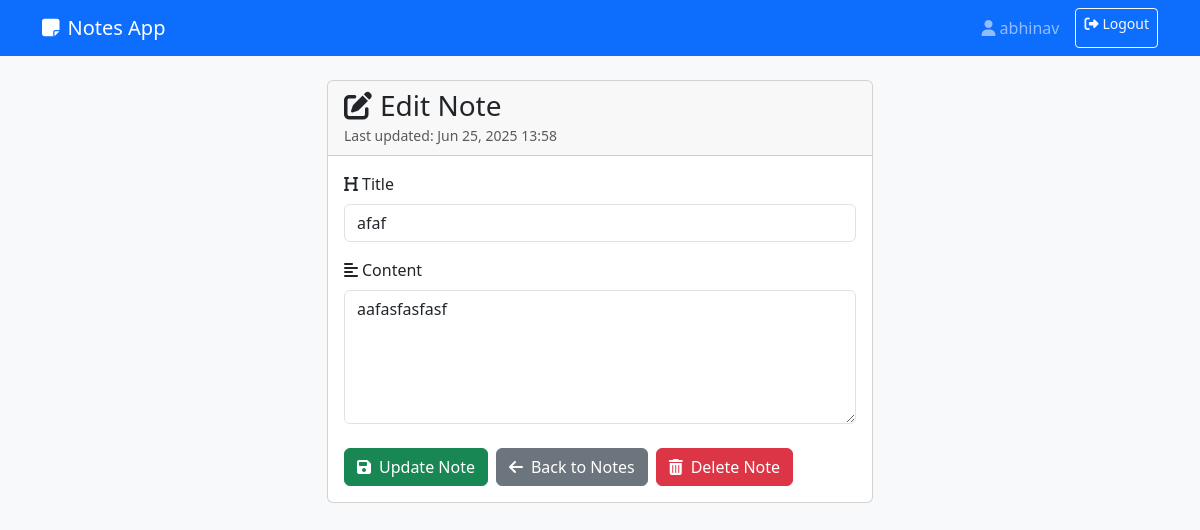
The app's page /edit/10/ (signed in) with its own data.
### notes/models.py (models this page shows, shortened)
class Note(models.Model):
    user = models.ForeignKey(User, on_delete=models.CASCADE, default=1)
    title = models.CharField(max_length=100)
    content = models.TextField()
    created_at = models.DateTimeField(auto_now_add=True)
    updated_at = models.DateTimeField(auto_now=True)
    class Meta:
        ordering = ['-created_at']

### notes/views.py (the view)
# urls.py: path('edit/<int:note_id>/', views.edit_notes, name='edit-note'),
@login_required
def edit_notes(request, note_id):
    note = get_object_or_404(Note, id=note_id, user=request.user)
    if request.method == 'POST':
        form = NoteForm(request.POST, instance=note)
        if form.is_valid():
            form.save()
            messages.success(request, 'Note updated successfully!')
            return redirect('home')
    else:
        form = NoteForm(instance=note)
    return render(request, 'notes/edit_note.html', {'form': form, 'note': note})

### notes/forms.py
class NoteForm(forms.ModelForm):
    class Meta:
        model = Note
        fields = ['title', 'content']
        widgets = {
            'title': forms.TextInput(attrs={'class': 'form-control', 'placeholder': 'Enter note title...'}),
            'content': forms.Textarea(attrs={'class': 'form-control', 'rows': 5, 'placeholder': 'Write your note content here...'}),
        }

### notes/templates/notes/edit_note.html (shortened to what this page needs)
<!DOCTYPE html>
<html lang="en">
<head>
    <link href="https://cdn.jsdelivr.net/npm/bootstrap@5.3.3/dist/css/bootstrap.min.css" rel="stylesheet">
    <link href="https://cdnjs.cloudflare.com/ajax/libs/font-awesome/6.4.0/css/all.min.css" rel="stylesheet">
</head>
<body class="bg-light">
    <nav class="navbar navbar-expand-lg navbar-dark bg-primary">
        <div class="container">
            <a class="navbar-brand" href="{% url 'home' %}">
                <i class="fas fa-sticky-note me-2"></i>Notes App
            </a>
            <div class="navbar-nav ms-auto">
                <span class="navbar-text me-3">
                    <i class="fas fa-user me-1"></i>{{ user.username }}
                </span>
                <a href="{% url 'logout' %}" class="btn btn-outline-light btn-sm">
                    <i class="fas fa-sign-out-alt me-1"></i>Logout
                </a>
            </div>
        </div>
    </nav>
    <div class="container mt-4">
        <div class="row justify-content-center">
            <div class="col-md-8 col-lg-6">
                <div class="card">
                    <div class="card-header">
                        <h3 class="card-title mb-0">
                            <i class="fas fa-edit me-2"></i>Edit Note
                        </h3>
                        <small class="text-muted">
                            Last updated: {{ note.updated_at|date:"M d, Y H:i" }}
                        </small>
                    </div>
                    <div class="card-body">
                        <form method="POST">
                            <div class="mb-3">
                                <label for="{{ form.title.id_for_label }}" class="form-label">
                                    <i class="fas fa-heading me-1"></i>Title
                                </label>
                                {{ form.title }}
                            </div>
                            <div class="mb-4">
                                <label for="{{ form.content.id_for_label }}" class="form-label">
                                    <i class="fas fa-align-left me-1"></i>Content
                                </label>
                                {{ form.content }}
                            </div>
                            <div class="d-flex gap-2 flex-wrap">
                                <button type="submit" class="btn btn-success">
                                    <i class="fas fa-save me-2"></i>Update Note
                                </button>
                                <a href="{% url 'home' %}" class="btn btn-secondary">
                                    <i class="fas fa-arrow-left me-2"></i>Back to Notes
                                </a>
                                <a href="{% url 'delete-note' note.id %}" class="btn btn-danger">
                                    <i class="fas fa-trash-alt me-2"></i>Delete Note
                                </a>
                            </div>
                        </form>
                    </div>
                </div>
            </div>
        </div>
    </div>
</body>
</html>

### records on screen
Note: updated_at "Jun 25, 2025 13:58", title "afaf", content "aafasfasfasf"

### other values on screen
{{ user.username }} "abhinav"
